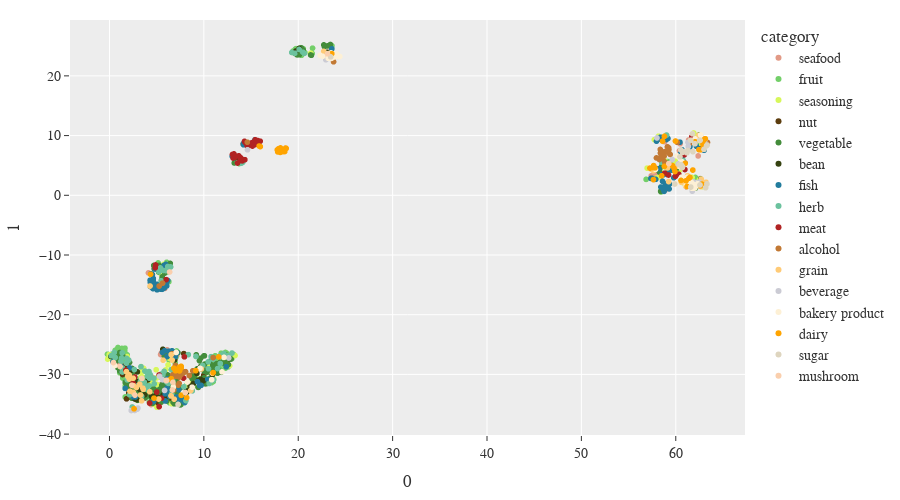

Notebook source saved alongside this figure:
### Markdown cell above
### UMAP

### Code cell
umap_embedding = umap.UMAP(metric='manhattan', n_neighbors=50, min_dist=1).fit_transform(y)
plot_reduction(food_df, umap_embedding, 'UMAP')

### Figure 1 — Plotly figure (JSON) as saved in the notebook; plotly's stock layout.template omitted (floating-point values rounded to 4 significant figures; data arrays with more than 128 entries replaced by an {"elided": "..."} marker saying what was removed)
{"data": [{"customdata": [["abalone"], ["agar"], ["american lobster"], ["bivalvia (clam, mussel, oyster)"], ["blue crab"], ["blue mussel"], ["clam"], ["clawed lobster"], ["common octopus"], ["crab"], ["crayfish"], ["crustaceans"], ["cuttlefish"], ["eastern oyster"], ["irish moss"], ["jellyfish"], ["kelp"], ["kombu"], ["krill"], ["leather chiton"], ["lobster"], ["marine mussel"], ["mollusc"], ["mollusks"], ["north pacific giant octopus"], ["norway lobster"], ["oyster"], ["pacific oyster"], ["prawn"], ["purple laver"], ["red algae"], ["red king crab"], ["roe"], ["scallop"], ["scombridae (bonito, mackerel, tuna)"], ["shrimp"], ["snail"], ["spiny lobster"], ["spirulina"], ["spotted seal"], ["squid"], ["trassi"], ["true frog"], ["true oyster"], ["true seal"], ["wakame"], ["walrus"], ["whelk"]], "hovertemplate": "category=seafood<br>0=%{x}<br>1=%{y}<br>food=%{customdata[0]}<extra></extra>", "legendgroup": "seafood", "marker": {"color": "rgb(226,154,134)", "symbol": "circle"}, "mode": "markers", "name": "seafood", "showlegend": true, "type": "scattergl", "x": [1.33, 5.891, 58.72, 62.6, 59.21, 57.46, 57.77, 58.65, 5.871, 60.46, 58.84, 59.99, 4.131, 58.85, 13.65, 1.081, 5.417, 6.474, 10.4, 6.093, 5.769, 58.76, 5.492, 59.65, 4.508, 62.48, 10.29, 57.65, 10.41, 5.846, 7.123, 2.139, 57.4, 58.98, 62.7, 61.36, 5.587, 58.2, 6.117, 5.805, 4.412, 59.25, 58.43, 62.37, 2.961, 5.508, 60.4, 6.396], "xaxis": "x", "y": [-29.42, -26.63, 0.6764, 2.794, 1.171, 2.933, 3.501, 9.025, -15.6, 8.638, 8.977, 5.551, -13.0, 0.8094, 6.519, -28.25, -26.67, -26.51, -28.88, -12.1, -30.08, 9.307, -31.7, 4.648, -30.44, 8.034, -28.38, 2.614, -28.61, -26.37, -26.87, -31.89, 3.252, 9.724, 7.641, 9.244, -31.78, 3.705, -25.89, -12.95, -35.05, 5.621, 9.533, 6.588, -31.4, -26.38, 7.465, -34.74], "yaxis": "y"}, {"customdata": {"elided": "201x1 str values"}, "hovertemplate": "category=fruit<br>0=%{x}<br>1=%{y}<br>food=%{customdata[0]}<extra></extra>", "legendgroup": "fruit", "marker": {"color": "rgb(115, 207, 105)", "symbol": "circle"}, "mode": "markers", "name": "fruit", "showlegend": true, "type": "scattergl", "x": {"elided": "201 float values"}, "xaxis": "x", "y": {"elided": "201 float values"}, "yaxis": "y"}, {"customdata": [["achilleas"], ["allspice"], ["anise hyssop"], ["apple cider vinegar"], ["asafoetida"], ["babassu palm"], ["buchu"], ["camphor"], ["canola"], ["canola oil"], ["caraway"], ["cardamom"], ["carom seed"], ["cascarilla"], ["cassia"], ["cedar"], ["celery"], ["ceylon cinnamon"], ["chamomile"], ["chinese cinnamon"], ["cinnamon"], ["citronella"], ["citrus peel oil"], ["clary sage"], ["cloves"], ["cocoa"], ["cocoa and cocoa products"], ["cocoa powder"], ["cooking oil"], ["corn oil"], ["cottonseed"], ["cumin"], ["cupuaçu"], ["curry powder"], ["eucalyptus"], ["evening primrose"], ["fats and oils"], ["flaxseed"], ["gelatin"], ["geranium"], ["ginger"], ["ginseng"], ["grapefruit peel oil"], ["grass"], ["hops oil"], ["horseradish"], ["hummus"], ["hyacinth"], ["hyssop oil"], ["jalapeno"], ["kenaf"], ["ketchup"], ["lard"], ["lemon peel oil"], ["lotus"], ["mace"], ["margarine"], ["margarine-like spread"], ["marjoram"], ["mastic gum"], ["mentha oil"], ["mustard oil"], ["myrrh"], ["neroli oil"], ["nigella seed"], ["nutmeg"], ["oil palm"], ["oil-seed camellia"], ["opium poppy"], ["orange oil"], ["oregano"], ["peanut butter"], ["peanut oil"], ["pepper"], ["pepper (spice)"], ["poppy"], ["poppy seed"], ["red sage"], ["rowal"], ["safflower"], ["saffron"], ["sago palm"], ["salt"], ["sandalwood"], ["sauce"], ["sesame"], ["shea tree"], ["shortening"], ["soybean oil"], ["soybean sauce"], ["spanish sage"], ["star anise"], ["sunflower"], ["sweet grass"], ["tallow"], ["turmeric"], ["ucuhuba"], ["vanilla"], ["vinegar"], ["wasabi"], ["wattle"], ["white mustard"], ["white pepper"], ["wild celery"], ["yarrow"], ["ylang-ylang"]], "hovertemplate": "category=seasoning<br>0=%{x}<br>1=%{y}<br>food=%{customdata[0]}<extra></extra>", "legendgroup": "seasoning", "marker": {"color": "rgb(215, 247, 91)", "symbol": "circle"}, "mode": "markers", "name": "seasoning", "showlegend": true, "type": "scattergl", "x": [21.33, 3.465, 56.97, 5.019, 58.74, 9.179, 58.13, 59.15, 8.72, 5.77, 5.953, 4.235, 3.354, 60.64, 5.398, 58.59, 5.414, 4.947, 5.454, 7.976, 3.357, 10.42, 58.67, 58.84, 8.343, 3.951, 59.88, 5.468, 62.84, 5.035, 6.587, 3.717, 6.803, 23.66, 10.66, 1.867, 59.93, 2.953, 62.46, 4.766, 4.629, 12.69, 9.999, 10.24, 6.204, 3.555, 58.46, 58.88, 5.416, 10.4, 7.457, 61.98, 58.17, 4.584, 1.074, 12.06, 62.77, 61.9, 5.215, 59.13, 6.382, 9.225, 8.584, 59.2, 6.593, 4.237, 7.63, 6.097, 6.721, 58.9, 5.495, 12.73, 57.96, 4.81, 4.983, 6.349, -0.02971, 57.73, 2.842, 4.274, 3.377, 13.6, 62.83, 10.04, 61.85, 3.561, 6.552, 62.5, 11.06, 60.77, 9.143, 3.615, 2.599, 58.7, 58.55, 2.396, 6.273, -0.1887, 61.73, 0.4778, 13.3, 6.55, 58.84, 6.762, 60.39, 58.97], "xaxis": "x", "y": [23.8, -30.41, 4.554, -31.68, 4.987, -29.27, 2.979, 4.406, -30.37, -11.53, -29.24, -30.33, -28.69, 7.042, -12.38, 3.634, -13.06, -29.22, -12.28, -29.61, -30.37, -28.13, 4.838, 5.782, -32.21, -32.1, 4.971, -32.64, 1.432, -35.5, -34.91, -29.5, -26.46, 23.01, -28.9, -27.01, 5.727, -34.35, 7.812, -35.02, -30.91, -27.27, -30.59, -30.65, -28.4, -31.61, 3.743, 5.481, -12.88, -29.16, -34.81, 9.432, 9.891, -34.15, -29.03, -28.0, 8.464, 10.43, -12.89, 5.137, -27.08, -29.83, -31.35, 5.227, -33.74, -30.36, -33.47, -32.42, -27.07, 9.973, -13.23, -28.55, 2.894, -31.58, -30.59, -27.31, -26.69, 9.315, -33.94, -31.36, -29.52, 6.034, 8.511, -30.82, 10.17, -32.28, -33.64, 2.58, -30.8, 2.106, -30.12, -28.98, -32.79, 5.476, 9.25, -29.17, -27.11, -27.43, 2.995, -26.87, -26.83, -32.09, 5.459, -32.79, 4.17, 4.65], "yaxis": "y"}, {"customdata": [["acorn"], ["almond"], ["beech nut"], ["black walnut"], ["brazil nut"], ["breadnut tree seed"], ["butternut"], ["cashew nut"], ["chestnut"], ["chinese chestnut"], ["colorado pinyon"], ["common hazelnut"], ["common walnut"], ["european chestnut"], ["filbert"], ["ginkgo nuts"], ["hazelnut"], ["hickory nut"], ["japanese chestnut"], ["japanese walnut"], ["macadamia nut"], ["mixed nuts"], ["nuts"], ["peanut"], ["pecan nut"], ["pecans"], ["pili nut"], ["pine nut"], ["pistachio"], ["walnut"]], "hovertemplate": "category=nut<br>0=%{x}<br>1=%{y}<br>food=%{customdata[0]}<extra></extra>", "legendgroup": "nut", "marker": {"color": "rgb(92,61,14)", "symbol": "circle"}, "mode": "markers", "name": "nut", "showlegend": true, "type": "scattergl", "x": [1.76, 1.807, 1.386, 6.528, 3.147, 7.846, 2.023, 3.235, 2.357, 7.4, 4.443, 9.987, 5.242, 9.941, 58.69, 5.962, 2.115, 10.29, 1.564, 12.66, 2.055, 6.982, 7.872, 2.372, 5.146, 6.352, 3.261, 5.304, 3.228, 3.756], "xaxis": "x", "y": [-28.71, -34.09, -30.02, -34.01, -32.98, -34.13, -31.46, -34.16, -33.47, -34.11, -34.52, -30.14, -34.94, -31.44, 4.983, -33.84, -33.79, -31.22, -28.63, -27.45, -33.09, -26.89, -26.52, -33.6, -34.77, -12.06, -31.72, -33.97, -33.5, -33.94], "yaxis": "y"}, {"customdata": {"elided": "178x1 str values"}, "hovertemplate": "category=vegetable<br>0=%{x}<br>1=%{y}<br>food=%{customdata[0]}<extra></extra>", "legendgroup": "vegetable", "marker": {"color": "rgb(67, 140, 59)", "symbol": "circle"}, "mode": "markers", "name": "vegetable", "showlegend": true, "type": "scattergl", "x": {"elided": "178 float values"}, "xaxis": "x", "y": {"elided": "178 float values"}, "yaxis": "y"}, {"customdata": [["adzuki bean"], ["baked beans"], ["bean"], ["black-eyed pea"], ["broad bean"], ["cannellini bean"], ["catjang pea"], ["chickpea"], ["climbing bean"], ["cocoa bean"], ["common bean"], ["common pea"], ["cowpea"], ["gram bean"], ["grass pea"], ["green bean"], ["hyacinth bean"], ["kidney beans"], ["lentils"], ["lima bean"], ["lima beans"], ["lupine"], ["moth bean"], ["mung bean"], ["peas"], ["pigeon pea"], ["pulses"], ["scarlet bean"], ["soy bean"], ["soy cream"], ["soy sauce"], ["soy yogurt"], ["soybean"], ["tofu"], ["winged bean"], ["yardlong bean"], ["yellow wax bean"]], "hovertemplate": "category=bean<br>0=%{x}<br>1=%{y}<br>food=%{customdata[0]}<extra></extra>", "legendgroup": "bean", "marker": {"color": "rgb(54, 66, 17)", "symbol": "circle"}, "mode": "markers", "name": "bean", "showlegend": true, "type": "scattergl", "x": [3.207, 61.83, 9.261, 8.155, 4.912, 19.75, 9.677, 2.906, 3.007, 6.919, 4.455, 5.243, 9.953, 2.273, 0.1465, 5.942, 8.181, 9.644, 2.695, 8.892, 13.23, 1.288, 9.419, 3.73, 5.655, 2.958, 6.64, 13.6, 5.68, 20.1, 23.09, 9.518, 4.068, 14.16, 8.543, 8.561, 10.92], "xaxis": "x", "y": [-32.51, 1.064, -29.83, -32.74, -33.49, 24.16, -31.27, -34.23, -31.23, -27.54, -33.64, -33.91, -31.04, -29.32, -26.98, -33.76, -32.97, -30.82, -34.12, -31.53, 6.745, -28.75, -31.01, -33.41, -25.8, -29.57, -26.44, 5.812, -33.47, 24.59, 23.95, -28.97, -30.92, 8.567, -31.98, -32.16, -30.04], "yaxis": "y"}, {"customdata": [["alaska blackfish"], ["alaska pollock"], ["albacore tuna"], ["american butterfish"], ["american shad"], ["anchovy"], ["anguilliformes"], ["atlantic cod"], ["atlantic croaker"], ["atlantic halibut"], ["atlantic herring"], ["atlantic mackerel"], ["atlantic menhaden"], ["atlantic pollock"], ["atlantic salmon"], ["atlantic wolffish"], ["blue whiting"], ["bluefish"], ["bonito"], ["bowhead whale"], ["burbot"], ["carp bream"], ["catfish"], ["caviar"], ["cetacea"], ["channel catfish"], ["charr"], ["chinook salmon"], ["chum salmon"], ["cichlidae"], ["cichlidae (tilapia)"], ["cisco"], ["clupeinae (herring, sardine, sprat)"], ["codfish"], ["coho salmon"], ["common carp"], ["common dab"], ["common ling"], ["common tuna"], ["conch"], ["cusk"], ["devilfish"], ["dolphin fish"], ["european anchovy"], ["fatty fish"], ["fish"], ["fish oil"], ["fishes"], ["flatfish"], ["florida pompano"], ["freshwater drum"], ["freshwater eel"], ["gadiformes"], ["gadus (common cod)"], ["garfish"], ["greater sturgeon"], ["grouper"], ["haddock"], ["hippoglossus"], ["hippoglossus (common halibut)"], ["king mackerel"], ["lake trout"], ["lean fish"], ["lemon sole"], ["lingcod"], ["lumpsucker"], ["monkfish"], ["northern bluefin tuna"], ["northern pike"], ["norway haddock"], ["norway pout"], ["nuttall cockle"], ["orange roughy"], ["pacific cod"], ["pacific herring"], ["pacific jack mackerel"], ["pacific ocean perch"], ["pacific rockfish"], ["pacific sardine"], ["painted comber"], ["perciformes"], ["percoidei"], ["pikeperch"], ["pink salmon"], ["pleuronectidae (dab, halibut, plaice)"], ["pollock"], ["pumpkinseed sunfish"], ["rainbow smelt"], ["rainbow trout"], ["sablefish"], ["salmonidae (salmon, trout)"], ["scup"], ["sea trout"], ["shark"], ["sheefish"], ["sheepshead"], ["smelt"], ["smoked fish"], ["snapper"], ["sockeye salmon"], ["spanish mackerel"], ["spiny dogfish"], ["spot croaker"], ["striped bass"], ["striped mullet"], ["sturgeon"], ["swordfish"], ["thunnus"], ["tilefish"], ["true sole"], ["turbot"], ["walleye"], ["white sucker"], ["whitefish"], ["whiting"], ["yellowfin tuna"], ["yellowtail amberjack"]], "hovertemplate": "category=fish<br>0=%{x}<br>1=%{y}<br>food=%{customdata[0]}<extra></extra>", "legendgroup": "fish", "marker": {"color": "rgb(34, 124, 157)", "symbol": "circle"}, "mode": "markers", "name": "fish", "showlegend": true, "type": "scattergl", "x": [6.125, 4.561, 58.52, 6.633, 57.59, 58.35, 7.377, 57.87, 1.665, 5.906, 5.616, 0.3631, 4.829, 2.492, 59.79, 61.5, 6.021, 7.061, 7.973, 12.37, 5.853, 5.932, 6.275, 59.56, 6.147, 5.174, 60.72, 59.07, 59.03, 7.153, 58.9, 4.788, 63.0, 60.44, 58.66, 9.706, 60.77, 7.347, 5.798, 6.98, 4.507, 10.43, 58.18, 7.716, 59.27, 9.327, 60.65, 59.6, 6.379, 4.331, 4.377, 57.48, 57.96, 58.23, 62.18, 4.482, 14.21, 6.979, 5.953, 58.76, 5.577, 6.02, 5.907, 7.784, 1.226, 14.24, 2.128, 9.561, 6.101, 60.5, 4.669, 5.453, 4.427, 58.64, 23.56, 59.33, 5.811, 58.42, 4.649, 2.751, 63.06, 15.41, 60.57, 5.042, 62.6, 6.042, 7.926, 13.0, 7.26, 5.427, 63.13, 4.303, 7.328, 57.36, 4.311, 58.59, 63.17, 59.06, 58.97, 58.74, 58.6, 6.173, 4.612, 6.098, 59.17, 6.413, 59.06, 62.63, 58.65, 59.29, 6.059, 4.645, 59.09, 4.747, 59.01, 5.038, 4.549], "xaxis": "x", "y": [-30.76, -14.87, 3.472, -26.05, 2.738, 9.693, -33.67, 2.669, -32.34, -33.26, -26.32, -27.89, -12.35, -33.77, 2.94, 8.137, -14.29, -33.78, -34.71, -28.72, -26.04, -15.09, -26.12, 4.195, -12.28, -15.17, 6.998, 9.719, 1.821, -26.37, 1.921, -14.99, 7.544, 8.895, 1.093, -31.83, 6.674, -34.27, -11.71, -27.02, -13.2, -30.83, 4.472, -33.57, 4.25, -31.22, 7.636, 4.515, -33.66, -14.59, -13.15, 2.839, 9.065, 9.396, 8.214, -15.42, 8.452, -33.95, -11.57, 0.6532, -15.75, -31.16, -34.45, -34.31, -28.66, 8.805, -28.9, -31.88, -27.02, 6.973, -34.54, -14.82, -14.97, 1.101, 24.54, 1.878, -15.53, 1.381, -14.44, -33.78, 8.456, 9.307, 7.291, -15.83, 7.812, -14.68, -34.6, 6.559, -34.11, -15.73, 8.351, -14.23, -32.58, 2.826, -15.27, 9.721, 8.661, 4.733, 1.436, 1.254, 2.351, -14.25, -15.63, -32.29, 9.512, -32.78, 1.434, 10.02, 3.407, 1.064, -15.18, -13.95, 3.471, -34.03, 9.343, -14.93, -13.3], "yaxis": "y"}, {"customdata": [["alfalfa"], ["amaranth"], ["angelica"], ["anise"], ["artemisia"], ["basil"], ["borage"], ["buckwheat"], ["calamus"], ["celery leaves"], ["chervil"], ["chia"], ["chinese chives"], ["chives"], ["common oregano"], ["common sage"], ["common thyme"], ["common verbena"], ["coriander"], ["cornmint"], ["curry leaf"], ["dandelion"], ["dill"], ["dock"], ["epazote"], ["fennel"], ["fenugreek"], ["fireweed"], ["garlic"], ["german camomile"], ["guarana"], ["herbs and spices"], ["hyssop"], ["italian oregano"], ["juniperus communis"], ["lemon balm"], ["lemon grass"], ["lemon thyme"], ["lemon verbena"], ["linden"], ["liqourice"], ["lovage"], ["mate"], ["mentha"], ["mexican oregano"], ["mint"], ["mugwort"], ["orange mint"], ["parsley"], ["peppermint"], ["pine"], ["pineappple sage"], ["pot marjoram"], ["purslane"], ["red clover"], ["rhubarb"], ["roman camomile"], ["rose"], ["rose hip"], ["roselle"], ["rosemary"], ["sage"], ["scotch spearmint"], ["silver linden"], ["small-leaf linden"], ["soft-necked garlic"], ["sorrel"], ["sourdock"], ["spearmint"], ["summer savory"], ["sweet basil"], ["sweet bay"], ["sweet marjoram"], ["tarragon"], ["tea leaf willow"], ["teff"], ["thyme"], ["turnip"], ["watercress"], ["welsh onion"], ["white mulberry"], ["winter savory"]], "hovertemplate": "category=herb<br>0=%{x}<br>1=%{y}<br>food=%{customdata[0]}<extra></extra>", "legendgroup": "herb", "marker": {"color": "rgb(107, 194, 158)", "symbol": "circle"}, "mode": "markers", "name": "herb", "showlegend": true, "type": "scattergl", "x": [4.735, 1.365, 3.401, 13.96, 5.249, 5.473, 1.889, 5.987, 10.49, 6.067, 3.285, 2.133, 10.9, 8.103, 5.791, 6.563, 7.591, 1.894, 4.706, 0.5134, 58.51, 3.686, 4.247, 10.56, 0.1779, 4.007, 2.639, 11.45, 3.709, 10.46, 20.48, 8.352, 10.98, 11.03, 20.1, 1.214, 1.277, 12.1, 1.347, 1.817, 60.8, 13.54, 20.64, 12.98, 1.381, 5.698, 12.12, 12.51, 4.179, 3.93, 6.173, 2.789, 10.77, 2.043, 19.32, 6.48, 11.74, 6.528, 6.249, 6.706, 4.315, 5.239, 59.02, 2.415, 11.71, 7.887, 3.255, 0.6016, 4.189, 3.342, 5.664, 5.486, 6.775, 1.791, 9.879, 8.772, 5.385, 6.609, 14.11, 9.164, 19.64, 3.757], "xaxis": "x", "y": [-31.57, -29.59, -33.65, 5.368, -12.41, -14.32, -27.47, -12.63, -29.05, -31.27, -31.16, -33.41, -31.01, -34.39, -29.49, -29.18, -30.01, -30.92, -30.65, -26.31, 5.522, -31.3, -30.64, -31.52, -26.88, -30.29, -29.18, -29.02, -31.97, -27.9, 23.97, -26.69, -27.47, -30.89, 24.42, -27.79, -27.28, -26.95, -26.39, -27.32, 5.805, 5.438, 23.77, -26.42, -28.95, -12.59, -26.51, -26.9, -31.9, -32.41, -11.94, -31.9, -27.02, -27.61, 23.92, -12.0, -28.18, -30.83, -31.5, -31.11, -30.03, -12.81, 10.08, -35.46, -26.88, -32.08, -31.71, -27.17, -29.52, -28.7, -30.0, -29.94, -29.63, -28.11, -28.51, -32.75, -12.16, -33.15, 5.517, -26.99, 23.79, -29.44], "yaxis": "y"}, {"customdata": [["anatidae"], ["bearded seal"], ["beaver"], ["beef"], ["beef processed"], ["beefalo"], ["beluga whale"], ["bison"], ["black bear"], ["brown bear"], ["buffalo"], ["caribou"], ["cattle (beef, veal)"], ["cetacea (dolphin, porpoise, whale)"], ["chicken"], ["cold cut"], ["columbidae (dove, pigeon)"], ["deer"], ["domestic goat"], ["domestic pig"], ["elk"], ["emu"], ["european rabbit"], ["great horned owl"], ["greylag goose"], ["guinea hen"], ["ham"], ["horse"], ["lamb"], ["mallard duck"], ["meat"], ["meat bouillon"], ["meatball"], ["meatloaf"], ["moose"], ["mountain hare"], ["mule deer"], ["muskrat"], ["mutton"], ["opossum"], ["ostrich"], ["pate"], ["pheasant"], ["polar bear"], ["pork"], ["quail"], ["rabbit"], ["raccoon"], ["rock ptarmigan"], ["sausage"], ["sheep (mutton, lamb)"], ["squab"], ["squirrel"], ["sukiyaki"], ["turkey"], ["velvet duck"], ["wild boar"]], "hovertemplate": "category=meat<br>0=%{x}<br>1=%{y}<br>food=%{customdata[0]}<extra></extra>", "legendgroup": "meat", "marker": {"color": "rgb(177,35,35)", "symbol": "circle"}, "mode": "markers", "name": "meat", "showlegend": true, "type": "scattergl", "x": [14.44, 61.1, 7.852, 59.96, 59.23, 15.37, 5.019, 15.72, 4.847, 2.508, 13.19, 13.03, 14.7, 60.9, 15.16, 62.46, 14.73, 14.34, 15.12, 14.6, 15.8, 15.44, 13.86, 4.249, 13.1, 15.81, 5.515, 15.97, 5.259, 13.32, 5.259, 62.63, 60.85, 61.76, 1.73, 13.7, 13.98, 6.007, 60.97, 7.937, 15.53, 62.81, 14.07, 4.882, 60.31, 13.57, 13.09, 2.678, 14.32, 61.69, 15.15, 14.97, 2.539, 58.83, 14.31, 15.55, 13.9], "xaxis": "x", "y": [8.746, 1.471, -30.63, 3.191, 3.398, 8.463, -32.95, 9.163, -12.13, -31.49, 6.925, 6.836, 8.336, 6.78, 8.35, 9.656, 8.488, 5.961, 8.827, 8.249, 8.988, 9.296, 5.839, -34.81, 6.7, 8.886, -33.97, 9.053, -35.4, 6.376, -30.1, 7.678, 6.905, 1.538, -29.31, 6.606, 6.105, -14.12, 4.321, -27.06, 8.927, 9.479, 5.761, -11.67, 3.527, 5.4, 6.245, -30.45, 8.987, 9.759, 8.242, 8.698, -31.64, 3.704, 9.036, 8.68, 6.279], "yaxis": "y"}, {"customdata": [["anise brandy"], ["apple brandy"], ["armagnac brandy"], ["arrack"], ["bantu beer"], ["beer"], ["blackberry brandy"], ["botrytized wine"], ["bourbon whisky"], ["brandy"], ["canadian whisky"], ["champagne"], ["cherry brandy"], ["cider"], ["cognac brandy"], ["finnish whisky"], ["gin"], ["grape wine"], ["japanese whisky"], ["liquor"], ["malt whisky"], ["papaya brandy"], ["pear brandy"], ["plum brandy"], ["plum wine"], ["port wine"], ["raspberry brandy"], ["red wine"], ["rose wine"], ["rum"], ["sake"], ["scotch whisky"], ["sherry"], ["sparkling wine"], ["spirit"], ["strawberry wine"], ["vermouth"], ["vodka"], ["weinbrand brandy"], ["whisky"], ["white wine"], ["wine"]], "hovertemplate": "category=alcohol<br>0=%{x}<br>1=%{y}<br>food=%{customdata[0]}<extra></extra>", "legendgroup": "alcohol", "marker": {"color": "rgb(194, 121, 52)", "symbol": "circle"}, "mode": "markers", "name": "alcohol", "showlegend": true, "type": "scattergl", "x": [58.57, 58.27, 8.452, 6.646, 58.82, 6.685, 57.95, 59.12, 59.32, 58.52, 59.41, 7.232, 58.28, 10.99, 58.38, 7.997, 7.411, 61.44, 58.64, 63.36, 14.61, 7.379, 7.298, 8.827, 7.04, 59.1, 6.816, 7.008, 23.74, 7.616, 61.0, 59.24, 59.27, 8.057, 5.629, 7.869, 60.16, 5.26, 58.76, 6.994, 58.36, 58.85], "xaxis": "x", "y": [6.564, 5.994, -30.19, -26.53, 5.613, -30.09, 6.257, 8.111, 6.993, 6.31, 6.847, -30.0, 6.214, -27.18, 7.064, -29.57, -30.44, 8.639, 7.209, 8.844, 8.889, -31.5, -31.79, -29.4, -30.33, 7.262, -32.61, -30.06, 22.36, -29.97, 5.393, 7.954, 7.686, -29.54, -14.72, -29.68, 8.867, -15.2, 6.553, -28.49, 7.676, 7.322], "yaxis": "y"}, {"customdata": [["annual wild rice"], ["barley"], ["basmati rice"], ["biscuit"], ["breakfast cereal"], ["bulgur"], ["cereals and cereal products"], ["common buckwheat"], ["common wheat"], ["corn"], ["corn chip"], ["corn grits"], ["couscous"], ["cracker"], ["crispbread"], ["hard wheat"], ["jerusalem artichoke"], ["lasagna"], ["macaroni and cheese"], ["malt"], ["millet"], ["miso"], ["natto"], ["oat"], ["oats"], ["oriental wheat"], ["pasta"], ["popcorn"], ["potato chip"], ["quinoa"], ["ravioli"], ["red rice"], ["rice"], ["rye"], ["semolina"], ["sorghum"], ["spelt"], ["succotash"], ["sweetcorn"], ["tamale"], ["tapioca pearl"], ["tartary buckwheat"], ["triticale"], ["wheat"], ["wild rice"]], "hovertemplate": "category=grain<br>0=%{x}<br>1=%{y}<br>food=%{customdata[0]}<extra></extra>", "legendgroup": "grain", "marker": {"color": "rgb(255, 203, 119)", "symbol": "circle"}, "mode": "markers", "name": "grain", "showlegend": true, "type": "scattergl", "x": [2.086, 2.172, 59.13, 6.534, 5.685, 22.7, 6.643, 6.852, 9.741, 3.406, 62.6, 61.04, 57.64, 62.43, 60.6, 3.197, 4.27, 61.85, 62.5, 60.21, 2.568, 23.23, 57.64, 6.52, 4.297, 8.59, 3.537, 63.2, 62.63, 1.941, 62.69, 1.796, 3.577, 2.523, 23.01, 2.085, 8.628, 57.4, 10.92, 61.25, 59.24, 2.503, 2.863, 3.29, 5.215], "xaxis": "x", "y": [-30.08, -32.82, 4.579, -26.69, -27.61, 24.09, -27.6, -34.14, -29.09, -34.42, 2.019, 1.54, 4.121, 10.06, 2.171, -31.64, -32.91, 1.395, 2.195, 4.895, -31.91, 23.74, 4.091, -33.59, -15.2, -32.71, -32.3, 2.195, 1.468, -30.33, 2.716, -29.54, -32.49, -33.01, 23.43, -30.78, -32.67, 4.369, -29.81, 3.272, 2.291, -30.64, -32.17, -33.45, -34.12], "yaxis": "y"}, {"customdata": [["arabica coffee"], ["black tea"], ["coffee"], ["coffee and coffee products"], ["coffee substitute"], ["fruit juice"], ["fruit-flavor drink"], ["green tea"], ["greenthread tea"], ["herbal tea"], ["hibiscus tea"], ["horchata"], ["nutritional drink"], ["red tea"], ["robusta coffee"], ["roibos tea"], ["soft drink"], ["soy milk"], ["stew"], ["tea"], ["vegetable juice"], ["water"], ["wort"]], "hovertemplate": "category=beverage<br>0=%{x}<br>1=%{y}<br>food=%{customdata[0]}<extra></extra>", "legendgroup": "beverage", "marker": {"color": "rgb(203, 203, 212)", "symbol": "circle"}, "mode": "markers", "name": "beverage", "showlegend": true, "type": "scattergl", "x": [14.62, 3.012, 61.3, 59.63, 61.88, 5.654, 61.75, 2.669, 12.64, 2.908, 24.05, 60.28, 62.47, 2.95, 22.93, 58.01, 63.1, 5.303, 62.67, 2.308, 61.33, 62.94, 5.838], "xaxis": "x", "y": [7.621, -35.64, 8.85, 5.994, 2.253, -30.91, 0.6897, -36.04, -27.25, -35.74, 23.52, 5.259, 2.218, -35.81, 22.7, 9.602, 9.269, -30.3, 1.748, -36.04, 8.196, 8.43, -32.68], "yaxis": "y"}, {"customdata": [["bagel"], ["bakery products"], ["bread"], ["cornbread"], ["crisp bread"], ["dumpling"], ["edible shell"], ["flour"], ["focaccia"], ["french toast"], ["fried potato"], ["hamburger"], ["ice cream cone"], ["leavening agent"], ["multigrain bread"], ["nachos"], ["oat bread"], ["pan dulce"], ["pancake"], ["phyllo dough"], ["pie"], ["pie crust"], ["pie filling"], ["piki bread"], ["pita bread"], ["pizza"], ["pot pie"], ["potato bread"], ["pupusa"], ["quesadilla"], ["raisin bread"], ["rice bread"], ["rye bread"], ["sourdough"], ["spread"], ["stuffing"], ["taco"], ["taco shell"], ["topping"], ["tortilla"], ["tortilla chip"], ["tostada shell"], ["waffle"], ["wheat bread"], ["wheaten bread"], ["white bread"], ["wholewheat bread"], ["wonton wrapper"], ["zwieback"]], "hovertemplate": "category=bakery product<br>0=%{x}<br>1=%{y}<br>food=%{customdata[0]}<extra></extra>", "legendgroup": "bakery product", "marker": {"color": "rgb(253, 240, 213) ", "symbol": "circle"}, "mode": "markers", "name": "bakery product", "showlegend": true, "type": "scattergl", "x": [24.1, 7.068, 0.5716, 8.256, 62.04, 60.14, 61.85, 22.31, 60.54, 61.1, 11.93, 62.3, 61.64, 62.9, 61.09, 60.6, 24.4, 60.0, 62.32, 57.85, 62.03, 61.99, 57.31, 23.67, 24.18, 62.63, 61.6, 8.761, 61.2, 60.49, 9.59, 24.32, 6.761, 12.13, 57.66, 61.7, 63.19, 23.9, 61.8, 23.85, 61.7, 23.17, 61.59, 22.58, 10.83, 23.48, 60.69, 23.75, 23.5], "xaxis": "x", "y": [23.66, -26.32, -28.51, -31.27, 9.444, 6.598, 1.865, 23.46, 4.825, 1.672, -29.58, 1.664, 2.183, 9.415, 2.609, 3.016, 23.24, 1.923, 1.934, 4.344, 1.222, 1.678, 4.718, 23.07, 23.26, 10.11, 1.766, -32.14, 2.999, 4.748, -28.97, 23.23, -32.11, -27.14, 4.714, 1.193, 1.757, 23.24, 1.179, 23.56, 2.031, 22.96, 2.173, 23.28, -30.89, 23.83, 5.592, 23.7, 22.93], "yaxis": "y"}, {"customdata": [["blue cheese"], ["butter"], ["butterfat"], ["buttermilk"], ["camembert cheese"], ["casein"], ["cheddar cheese"], ["cheese"], ["cocoa butter"], ["comte cheese"], ["condensed milk"], ["cottage cheese"], ["cow milk, pasteurized, vitamin a + d added, 0% fat"], ["cow milk, pasteurized, vitamin a + d added, 1% fat"], ["cow milk, pasteurized, vitamin a + d added, 2% fat"], ["cow milk, pasteurized, vitamin d added, 3.25% fat"], ["cream"], ["cream cheese"], ["cream substitute"], ["dairy products"], ["domiati cheese"], ["dried milk"], ["egg roll"], ["egg substitute"], ["eggs"], ["emmental cheese"], ["evaporated milk"], ["feta cheese"], ["frozen yogurt"], ["goat cheese"], ["goat milk"], ["gruyere cheese"], ["ice cream"], ["junket"], ["kefir"], ["limburger cheese"], ["milk"], ["milk (cow)"], ["milk (human)"], ["milk and milk products"], ["milk fat"], ["milk powder"], ["milk substitute"], ["milkfish"], ["milkshake"], ["mozzarella cheese"], ["munster cheese"], ["paneer"], ["parmesan cheese"], ["processed cheese"], ["provolone cheese"], ["ricotta cheese"], ["romano cheese"], ["roquefort cheese"], ["russian cheese"], ["salted butter"], ["sheep cheese"], ["sheep milk"], ["sour cream"], ["sweet custard"], ["swiss cheese"], ["tilsit cheese"], ["whey"], ["ymer"], ["yogurt"]], "hovertemplate": "category=dairy<br>0=%{x}<br>1=%{y}<br>food=%{customdata[0]}<extra></extra>", "legendgroup": "dairy", "marker": {"color": "rgb(255, 164, 0)", "symbol": "circle"}, "mode": "markers", "name": "dairy", "showlegend": true, "type": "scattergl", "x": [18.09, 59.97, 57.66, 23.55, 6.994, 62.62, 6.816, 17.83, 58.6, 7.186, 8.177, 7.592, 60.55, 61.4, 61.5, 61.09, 4.718, 18.38, 57.26, 10.99, 17.93, 62.91, 62.61, 57.63, 58.8, 7.422, 9.152, 15.98, 57.64, 18.33, 11.59, 17.78, 63.0, 6.425, 63.13, 17.92, 59.92, 61.81, 62.84, 60.98, 59.82, 6.551, 57.8, 4.357, 62.84, 18.72, 7.02, 59.65, 15.86, 62.77, 18.3, 58.8, 18.67, 18.57, 18.12, 58.5, 7.414, 2.603, 57.67, 61.2, 18.57, 7.595, 62.05, 62.45, 7.602], "xaxis": "x", "y": [7.18, 9.085, 4.972, 23.72, -29.37, 7.612, -28.95, 7.265, 9.073, -29.18, -33.88, -28.9, 2.488, 2.868, 2.994, 2.421, -33.98, 7.622, 4.554, -29.69, 7.76, 8.305, 1.607, 2.631, 9.865, -29.42, -29.37, 8.154, 4.761, 7.295, -27.07, 7.606, 9.319, -30.84, 9.465, 7.798, 3.982, 4.224, 8.776, 5.334, 4.504, -30.72, 4.595, -13.23, 1.722, 7.85, -29.17, 4.968, 8.248, 1.88, 7.648, 4.851, 7.915, 7.331, 7.929, 3.265, -28.78, -35.77, 4.6, 1.47, 7.563, -28.64, 8.958, 7.649, -33.5], "yaxis": "y"}, {"customdata": [["cake"], ["candy bar"], ["chewing gum"], ["chocolate"], ["chocolate mousse"], ["chocolate spread"], ["dragée"], ["dulce de leche"], ["fruit gum"], ["fudge"], ["gelatin dessert"], ["honey"], ["hot chocolate"], ["icing"], ["liquorice"], ["marshmallow"], ["marzipan"], ["meringue"], ["molasses"], ["nougat"], ["pastry"], ["pudding"], ["snack bar"], ["sugar"], ["sugar substitute"], ["syrup"], ["toffee"]], "hovertemplate": "category=sugar<br>0=%{x}<br>1=%{y}<br>food=%{customdata[0]}<extra></extra>", "legendgroup": "sugar", "marker": {"color": "rgb(222, 213, 191)", "symbol": "circle"}, "mode": "markers", "name": "sugar", "showlegend": true, "type": "scattergl", "x": [63.16, 60.57, 60.54, 23.44, 59.89, 61.18, 60.45, 60.39, 60.72, 60.69, 62.58, 7.267, 61.57, 62.57, 61.29, 62.03, 62.99, 60.81, 60.66, 60.72, 61.77, 61.59, 63.31, 62.54, 63.26, 63.33, 61.82], "xaxis": "x", "y": [1.27, 5.128, 7.607, 23.19, 1.89, 7.108, 6.445, 5.11, 7.194, 4.644, 9.215, -35.03, 9.223, 1.73, 7.502, 8.636, 7.693, 7.279, 4.75, 4.793, 10.31, 1.377, 1.901, 9.176, 8.304, 8.423, 7.308], "yaxis": "y"}, {"customdata": [["chanterelle"], ["cloud ear fungus"], ["common mushroom"], ["enokitake"], ["jews ear"], ["maitake"], ["morchella"], ["morchella (morel)"], ["mushroom"], ["mushrooms"], ["oyster mushroom"], ["shiitake"], ["truffle"]], "hovertemplate": "category=mushroom<br>0=%{x}<br>1=%{y}<br>food=%{customdata[0]}<extra></extra>", "legendgroup": "mushroom", "marker": {"color": "rgb(250, 207, 173)", "symbol": "circle"}, "mode": "markers", "name": "mushroom", "showlegend": true, "type": "scattergl", "x": [6.05, 2.371, 6.668, 1.119, 0.4204, 2.698, 6.726, 23.1, 6.37, 59.26, 3.438, 8.041, 6.021], "xaxis": "x", "y": [-30.99, -31.8, -32.61, -28.68, -28.02, -33.46, -31.33, 23.71, -12.85, 5.31, -30.68, -33.04, -31.05], "yaxis": "y"}], "layout": {"font": {"family": "CMU Serif", "size": 14}, "height": 500, "legend": {"title": {"text": "category"}, "tracegroupgap": 0}, "margin": {"b": 20, "l": 20, "r": 20, "t": 20}, "width": 900, "xaxis": {"anchor": "y", "domain": [0, 1], "title": {"text": "0"}}, "yaxis": {"anchor": "x", "domain": [0, 1], "title": {"text": "1"}}}}
